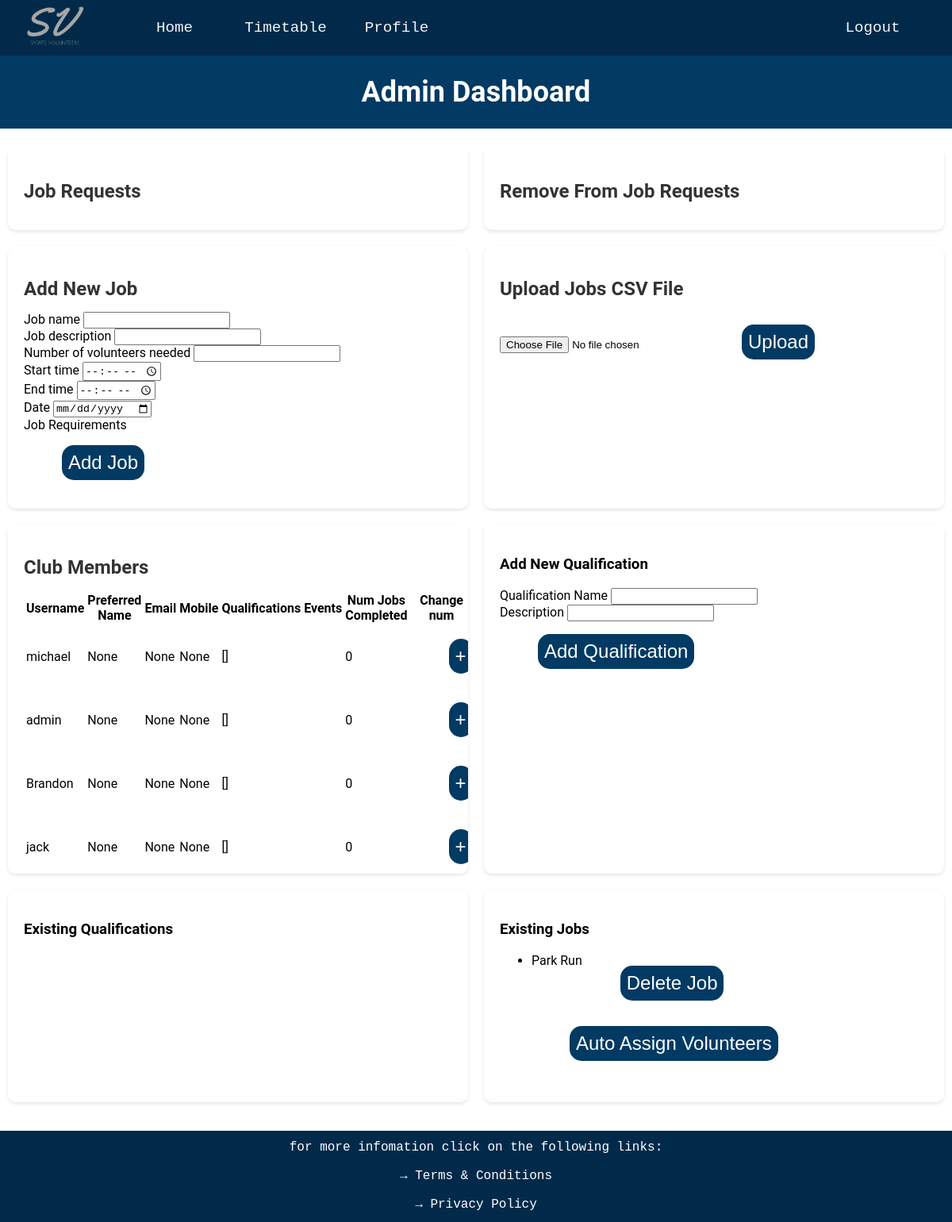
The page /admin on the database its author committed.
### website/databases.py (models this page shows, shortened)
class User(UserMixin, db.Model):
    __tablename__ = 'users'
    user_id = db.Column(db.Integer, primary_key=True, autoincrement=True)
    username = db.Column(db.String(16), index=True, unique=True)
    password_hash = db.Column(db.String(64))
    email = db.Column(db.String(30))
    mobile = db.Column(db.String(15))
    preferred_name = db.Column(db.String(15))
    jobs_completed = db.Column(db.Integer)
    admin = db.Column(db.Boolean)
    details = db.Column(db.String(255))
    qualifications = db.relationship('Qualification', secondary=user_qualifications,
                                     backref=db.backref('users', lazy='subquery'))
    jobs = db.relationship('Jobs', secondary='user_job_link',
                           backref=db.backref('assigned_users', lazy='dynamic'))

class Jobs(UserMixin, db.Model):
    __tablename__ = 'jobs'
    job_id = db.Column(db.Integer, primary_key=True)
    job_name = db.Column(db.String(20))
    volunteers_needed = db.Column(db.Integer)
    volunteers_needed_left = db.Column(db.Integer)
    start_time = db.Column(db.String(20))
    end_time = db.Column(db.String(20))
    date = db.Column(db.String(20))
    job_description = db.Column(db.String(300))
    job_qualifications = db.relationship('Qualification', secondary=job_requirements,
                                         backref=db.backref('required_for_jobs', lazy='subquery'))

### website/routes.py (the view, shortened to what this page needs)
@app.route('/admin', methods=['GET', 'POST'])
def admin():
    users = User.query.order_by(desc(User.jobs_completed)).all()
    qualifications = Qualification.query.all()
    new_job_form = newJobForm()
    jobs = Jobs.query.all()
    requests = Requests.query.join(User).order_by(User.jobs_completed).all()
    remove_requests = RemoveRequests.query.join(User).order_by(User.jobs_completed).all()
    new_job_form.job_requirements.choices = [(q.qualifications_id, q.qualification_name) for q in qualifications]
    qualification_form = QualificationForm()
    return render_template('admin.html', users=users, new_job_form=new_job_form, qualification_form=qualification_form,
                           qualifications=qualifications, requests = requests, remove_requests = remove_requests, jobs = jobs)

### website/forms.py
class newJobForm(FlaskForm):
    job_name = StringField('Job name', validators=[input_required()])
    job_description = StringField('Job description', validators=[input_required()])
    volunteers_needed = IntegerField('Number of volunteers needed', validators=[input_required(), NumberRange(min=0)])
    start_time = TimeField('Start time', validators=[input_required()])
    end_time = TimeField('End time', validators=[input_required()])
    date = DateField('Date', validators=[input_required()], format='%Y-%m-%d')
    job_requirements = MultiCheckboxField('Job Requirements', coerce=int)
    submit = SubmitField('Add Job')

class QualificationForm(FlaskForm):
    qualification_name = StringField('Qualification Name', validators=[input_required()])
    qualification_description = StringField('Description', validators=[input_required()])
    submit = SubmitField('Add Qualification')

### website/templates/admin.html (shortened to what this page needs)
{% extends "layout.html" %}
{% block page_content %}
<div class="p-title-box">
    <h1 class = 'profile-title'>Admin Dashboard</h1>
</div>
<div class="admin-container">
    <div class="admin-box admin-scrollable-box">
        <h2>Job Requests</h2>
    </div>
    <div class="admin-box admin-scrollable-box">
        <h2>Remove From Job Requests</h2>
    </div>
    <div class="admin-box">
        <h2>Add New Job</h2>
        <form action="" method="POST">
            <div>
                {{ new_job_form.job_name.label }} {{ new_job_form.job_name() }}
            </div>
            <div>
                {{ new_job_form.job_description.label }} {{ new_job_form.job_description() }}
            </div>
            <div>
                {{ new_job_form.volunteers_needed.label }} {{ new_job_form.volunteers_needed() }}
            </div>
            <div>
                {{ new_job_form.start_time.label }} {{ new_job_form.start_time() }}
            </div>
            <div>
                {{ new_job_form.end_time.label }} {{ new_job_form.end_time() }}
            </div>
            <div>
                {{ new_job_form.date.label }} {{ new_job_form.date() }}
            </div>
            <div>
                {{ new_job_form.job_requirements.label }}
            </div>
            <div>
                {{ new_job_form.submit() }}
            </div>
        </form>
    </div>
    <div class="admin-box">
        <h2>Upload Jobs CSV File</h2>
        <form method="POST" action="/upload_jobs" enctype="multipart/form-data">
            <input type="file" name="file">
            <input type="submit" value="Upload" class="btn">
        </form>
    </div>
    <div class="admin-box admin-scrollable-box">
        <h2>Club Members</h2>
        <table>
            <thead>
                <tr>
                    <th>Username</th>
                    <th>Preferred Name</th>
                    <th>Email</th>
                    <th>Mobile</th>
                    <th>Qualifications</th>
                    <th>Events</th>
                    <th>Num Jobs Completed</th>
                    <th>Change num</th>
                </tr>
            </thead>
            <tbody>
            {% for user in users %}
            <tr>
                <td>{{ user.username }}</td>
                <td>{{ user.preferred_name }}</td>
                <td>{{ user.email }}</td>
                <td>{{ user.mobile }}</td>
                <td>{{ user.qualifications }}</td>
                <td>{{ user.events }}</td>
                <td>{{ user.jobs_completed }}</td>
                <td>
                    <div style="display: inline-block;">
                        <form method="post">
                            <input type="submit" value="+">
                        </form>
                    </div>
                </td>
            </tr>
            {% endfor %}
            </tbody>
        </table>
    </div>
    <div class="admin-box">
        <h3>Add New Qualification</h3>
        <form action="" method="POST">
            <div>
                {{ qualification_form.qualification_name.label }} {{ qualification_form.qualification_name() }}
            </div>
            <div>
                {{ qualification_form.qualification_description.label }} {{ qualification_form.qualification_description() }}
            </div>
            <div>
                {{ qualification_form.submit() }}
            </div>
        </form>
    </div>
    <div class="admin-box admin-scrollable-box">
        <h3>Existing Qualifications</h3>
    </div>
    <div class="admin-box admin-scrollable-box">
        <h3>Existing Jobs</h3>
        <ul>
            {% for job in jobs %}
                <li>{{ job.job_name }}</li>
                <form method = "post" action="{{ url_for('delete_job', job_id=job.job_id) }}" onclick="return confirm('Are you sure you want to delete this job?');">
                    <input type = "submit" value = "Delete Job">
                </form>
                <form method = "post">
                    <input type = "submit" value = "Auto Assign Volunteers">
                </form>
            {% endfor %}
        </ul>
    </div>
</div>
{% endblock %}

### website/static/styles.css (style rules this page uses)
li { float: left; }
.btn { display: inline-block; background: #3bb4ff; color: #fff; padding: 8px 30px; margin: 30px 0; border-radius: 30px; transition: background 0.5s; }
.profile-title, .timetable-title { text-align: center; font-size: 3vw; color: white; }
.p-title-box, .timetable-title-box { background-color: #013A63; padding: 1px; margin-bottom: 25px; }
input[type='submit' i] { display: inline-block; margin: 1rem 0rem 1rem 3rem; background-color: #013A63; color: white; border: none; outline: none; cursor: pointer; border-radius: 0; font-size: 3vh; padding: 0.5rem; border-radius: 15px; }
.admin-container { display: flex; flex-wrap: wrap; justify-content: space-around; margin-top: 20px; }
.admin-box { background-color: #ffffff; border-radius: 10px; box-shadow: 0 2px 4px rgba(0,0,0,0.1); width: 45%; margin-bottom: 20px; padding: 20px; }
.admin-scrollable-box { max-height: 400px; overflow: auto; }
.admin-box h2 { color: #333; margin-bottom: 15px; }

### rows shown on the page
User: username "michael", preferred_name "None", email "None", mobile "None", qualifications "[]", jobs_completed "0"
User: username "admin", preferred_name "None", email "None", mobile "None", qualifications "[]", jobs_completed "0"
User: username "Brandon", preferred_name "None", email "None", mobile "None", qualifications "[]", jobs_completed "0"
User: username "jack", preferred_name "None", email "None", mobile "None", qualifications "[]", jobs_completed "0"
Jobs: job_name "Park Run"

### other values the page prints
{{ new_job_form.job_name.label }} "Job name"
{{ new_job_form.job_description.label }} "Job description"
{{ new_job_form.volunteers_needed.label }} "Number of volunteers needed"
{{ new_job_form.start_time.label }} "Start time"
{{ new_job_form.end_time.label }} "End time"
{{ new_job_form.date.label }} "Date"
{{ new_job_form.job_requirements.label }} "Job Requirements"
{{ qualification_form.qualification_name.label }} "Qualification Name"
{{ qualification_form.qualification_description.label }} "Description"
